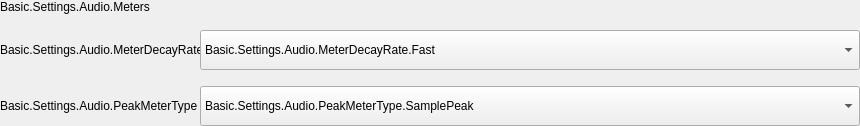
        <widget class="QFrame" name="frame_AudioMeters">
         <property name="sizePolicy">
          <sizepolicy hsizetype="Fixed" vsizetype="Preferred">
           <horstretch>0</horstretch>
           <verstretch>0</verstretch>
          </sizepolicy>
         </property>
         <property name="minimumSize">
          <size>
           <width>860</width>
           <height>0</height>
          </size>
         </property>
         <property name="maximumSize">
          <size>
           <width>860</width>
           <height>16777215</height>
          </size>
         </property>
         <property name="frameShape">
          <enum>QFrame::NoFrame</enum>
         </property>
         <property name="frameShadow">
          <enum>QFrame::Raised</enum>
         </property>
         <layout class="QFormLayout" name="formLayout_AudioMeters">
          <property name="fieldGrowthPolicy">
           <enum>QFormLayout::AllNonFixedFieldsGrow</enum>
          </property>
          <property name="labelAlignment">
           <set>Qt::AlignLeading|Qt::AlignLeft|Qt::AlignVCenter</set>
          </property>
          <property name="formAlignment">
           <set>Qt::AlignLeading|Qt::AlignLeft|Qt::AlignTop</set>
          </property>
          <property name="horizontalSpacing">
           <number>0</number>
          </property>
          <property name="verticalSpacing">
           <number>16</number>
          </property>
          <property name="leftMargin">
           <number>0</number>
          </property>
          <property name="topMargin">
           <number>0</number>
          </property>
          <property name="rightMargin">
           <number>0</number>
          </property>
          <property name="bottomMargin">
           <number>0</number>
          </property>
          <item row="0" column="0">
           <widget class="QLabel" name="label_TitleAudioMeters">
            <property name="styleSheet">
             <string/>
            </property>
            <property name="text">
             <string>Basic.Settings.Audio.Meters</string>
            </property>
           </widget>
          </item>
          <item row="1" column="0">
           <widget class="QLabel" name="label_MeterDecayRate">
            <property name="sizePolicy">
             <sizepolicy hsizetype="Fixed" vsizetype="Fixed">
              <horstretch>0</horstretch>
              <verstretch>0</verstretch>
             </sizepolicy>
            </property>
            <property name="minimumSize">
             <size>
              <width>200</width>
              <height>40</height>
             </size>
            </property>
            <property name="maximumSize">
             <size>
              <width>200</width>
              <height>40</height>
             </size>
            </property>
            <property name="styleSheet">
             <string notr="true"/>
            </property>
            <property name="text">
             <string>Basic.Settings.Audio.MeterDecayRate</string>
            </property>
            <property name="wordWrap">
             <bool>true</bool>
            </property>
           </widget>
          </item>
          <item row="1" column="1">
           <widget class="AFQCustomCombobox" name="comboBox_MeterDecayRate">
            <property name="sizePolicy">
             <sizepolicy hsizetype="Fixed" vsizetype="Fixed">
              <horstretch>0</horstretch>
              <verstretch>0</verstretch>
             </sizepolicy>
            </property>
            <property name="minimumSize">
             <size>
              <width>660</width>
              <height>40</height>
             </size>
            </property>
            <property name="maximumSize">
             <size>
              <width>660</width>
              <height>40</height>
             </size>
            </property>
            <property name="focusPolicy">
             <enum>Qt::ClickFocus</enum>
            </property>
            <property name="styleSheet">
             <string notr="true"/>
            </property>
            <item>
             <property name="text">
              <string>Basic.Settings.Audio.MeterDecayRate.Fast</string>
             </property>
            </item>
            <item>
             <property name="text">
              <string>Basic.Settings.Audio.MeterDecayRate.Medium</string>
             </property>
            </item>
            <item>
             <property name="text">
              <string>Basic.Settings.Audio.MeterDecayRate.Slow</string>
             </property>
            </item>
           </widget>
          </item>
          <item row="2" column="0">
           <widget class="QLabel" name="label_PeakMeterType">
            <property name="sizePolicy">
             <sizepolicy hsizetype="Fixed" vsizetype="Fixed">
              <horstretch>0</horstretch>
              <verstretch>0</verstretch>
             </sizepolicy>
            </property>
            <property name="minimumSize">
             <size>
              <width>200</width>
              <height>40</height>
             </size>
            </property>
            <property name="maximumSize">
             <size>
              <width>200</width>
              <height>40</height>
             </size>
            </property>
            <property name="styleSheet">
             <string notr="true"/>
            </property>
            <property name="text">
             <string>Basic.Settings.Audio.PeakMeterType</string>
            </property>
            <property name="wordWrap">
             <bool>true</bool>
            </property>
           </widget>
          </item>
          <item row="2" column="1">
           <widget class="AFQCustomCombobox" name="comboBox_PeakMeterType">
            <property name="sizePolicy">
             <sizepolicy hsizetype="Fixed" vsizetype="Fixed">
              <horstretch>0</horstretch>
              <verstretch>0</verstretch>
             </sizepolicy>
            </property>
            <property name="minimumSize">
             <size>
              <width>660</width>
              <height>40</height>
             </size>
            </property>
            <property name="maximumSize">
             <size>
              <width>660</width>
              <height>40</height>
             </size>
            </property>
            <property name="focusPolicy">
             <enum>Qt::ClickFocus</enum>
            </property>
            <property name="styleSheet">
             <string notr="true"/>
            </property>
            <item>
             <property name="text">
              <string>Basic.Settings.Audio.PeakMeterType.SamplePeak</string>
             </property>
            </item>
            <item>
             <property name="text">
              <string>Basic.Settings.Audio.PeakMeterType.TruePeak</string>
             </property>
            </item>
           </widget>
          </item>
         </layout>
        </widget>
